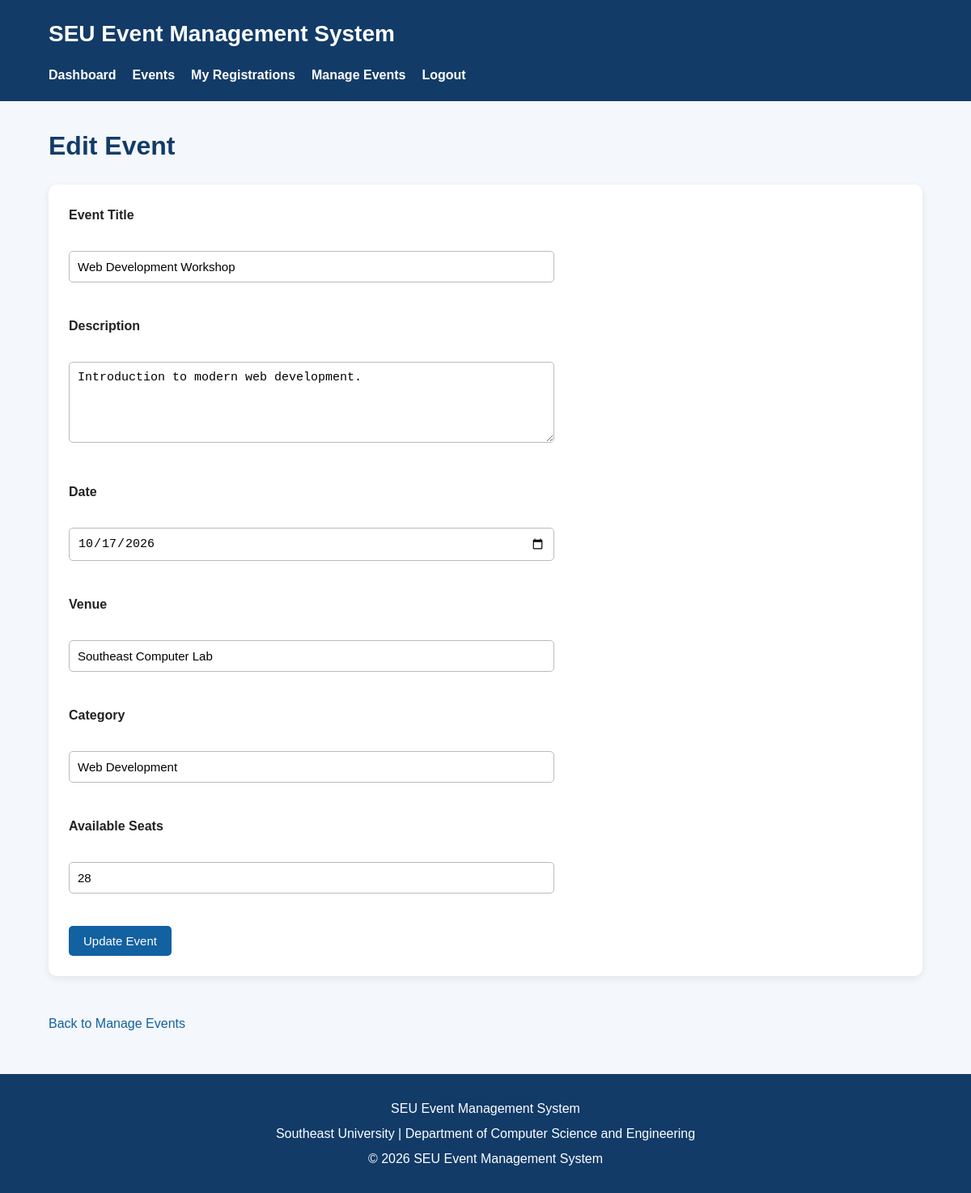
Screenshot of /edit_event.php?id=1 (signed in) with the database file from the repository.
### tables this page shows
CREATE TABLE `events` (
  `id` int(11) NOT NULL,
  `title` varchar(150) NOT NULL,
  `description` text DEFAULT NULL,
  `event_date` date NOT NULL,
  `venue` varchar(150) NOT NULL,
  `category` varchar(100) NOT NULL,
  `seats` int(11) NOT NULL DEFAULT 0,
  `created_at` timestamp NOT NULL DEFAULT current_timestamp()
);

### edit_event.php (the view, shortened to what this page needs)
<?php
require_once "config/database.php";
$id = intval($_GET["id"] ?? 0);
$stmt = $conn->prepare(
    "SELECT * FROM events WHERE id = ?"
);
$stmt->bind_param("i", $id);
$stmt->execute();
$result = $stmt->get_result();
$event = $result->fetch_assoc();
?>
<!DOCTYPE html>
<html lang="en">
<head>
    <link rel="stylesheet" href="css/style.css">
</head>
<body>
<?php require_once "includes/header.php"; ?>
<main>
<h1>Edit Event</h1>
<form method="POST" action="admin_events.php">
    <label>Event Title</label><br>
    <input
        type="text"
        name="title"
        value="<?php echo htmlspecialchars($event["title"]); ?>"
        required
    >
    <br><br>
    <label>Description</label><br>
    <textarea name="description"><?php
        echo htmlspecialchars($event["description"]);
    ?></textarea>
    <br><br>
    <label>Date</label><br>
    <input
        type="date"
        name="event_date"
        value="<?php echo $event["event_date"]; ?>"
        required
    >
    <br><br>
    <label>Venue</label><br>
    <input
        type="text"
        name="venue"
        value="<?php echo htmlspecialchars($event["venue"]); ?>"
        required
    >
    <br><br>
    <label>Category</label><br>
    <input
        type="text"
        name="category"
        value="<?php echo htmlspecialchars($event["category"]); ?>"
        required
    >
    <br><br>
    <label>Available Seats</label><br>
    <input
        type="number"
        name="seats"
        value="<?php echo $event["seats"]; ?>"
        min="1"
        required
    >
    <br><br>
    <button type="submit">
        Update Event
    </button>
</form>
<br>
<a href="admin_events.php">Back to Manage Events</a>
</main>
<?php require_once "includes/footer.php"; ?>
</body>
</html>

### css/style.css (style rules this page uses)
* { box-sizing: border-box; }
body { margin: 0; font-family: Arial, sans-serif; background-color: #f4f7fb; color: #222; line-height: 1.6; }
main { width: 90%; max-width: 1100px; margin: 30px auto; }
h1, h2, h3 { color: #123b68; }
a { color: #1261a0; text-decoration: none; }
form { background-color: white; padding: 25px; margin: 20px 0; border-radius: 10px; box-shadow: 0 3px 10px rgba(0, 0, 0, 0.08); }
label { display: block; margin-bottom: 6px; font-weight: bold; }
input, textarea, select { width: 100%; max-width: 600px; padding: 10px; margin-bottom: 15px; border: 1px solid #bbb; border-radius: 5px; font-size: 15px; }
textarea { min-height: 100px; resize: vertical; }
button, .button { display: inline-block; background-color: #1261a0; color: white; border: none; padding: 10px 18px; border-radius: 5px; cursor: pointer; font-size: 15px; text-decoration: none; }

### rows the page displays
events: title "Web Development Workshop", description "Introduction to modern web development.", event_date "10/17/2026", venue "Southeast Computer Lab", category "Web Development", seats "28"
